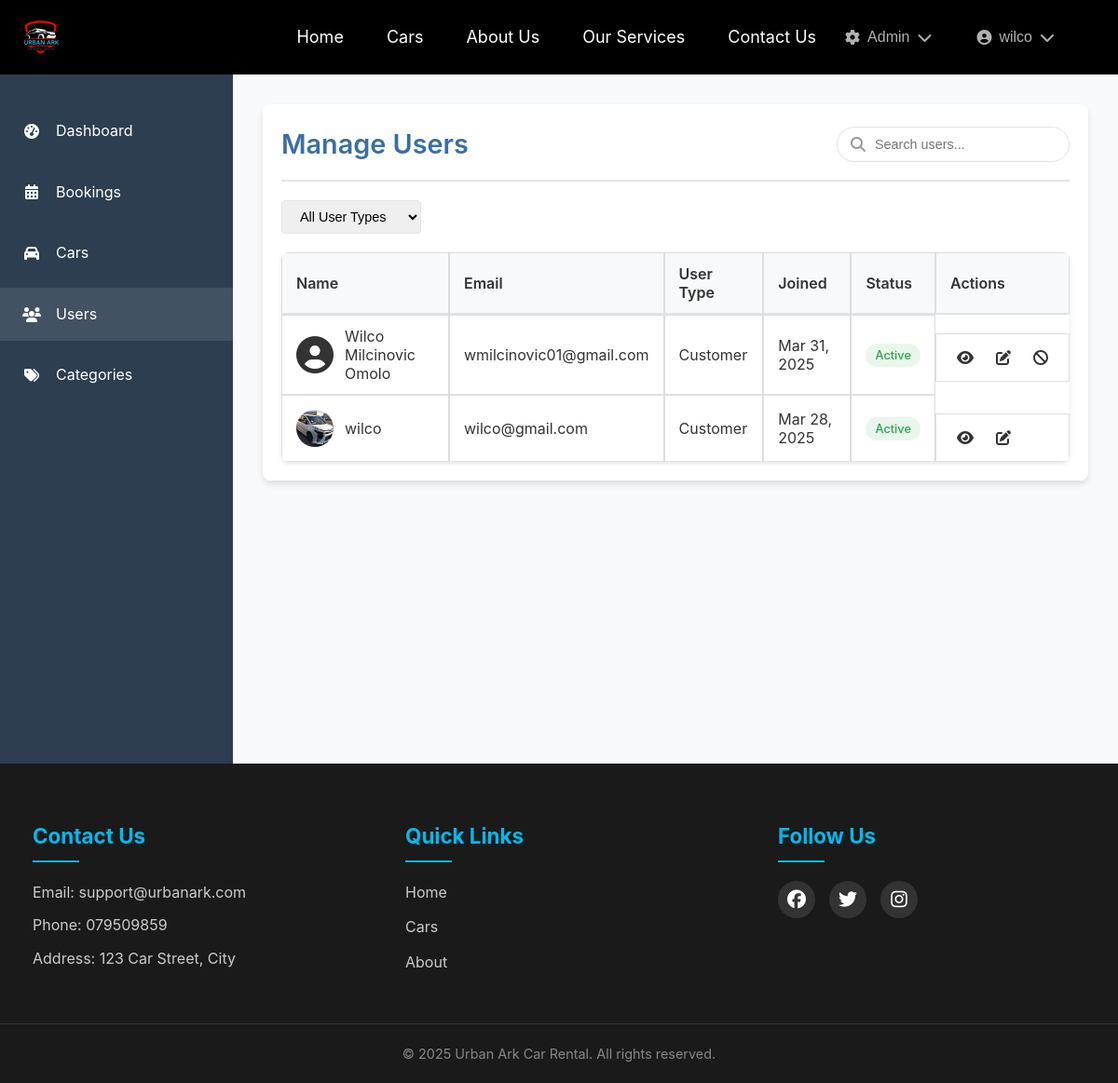
/cars/admin/users/ (signed in), run on an earlier commit of the app's database.
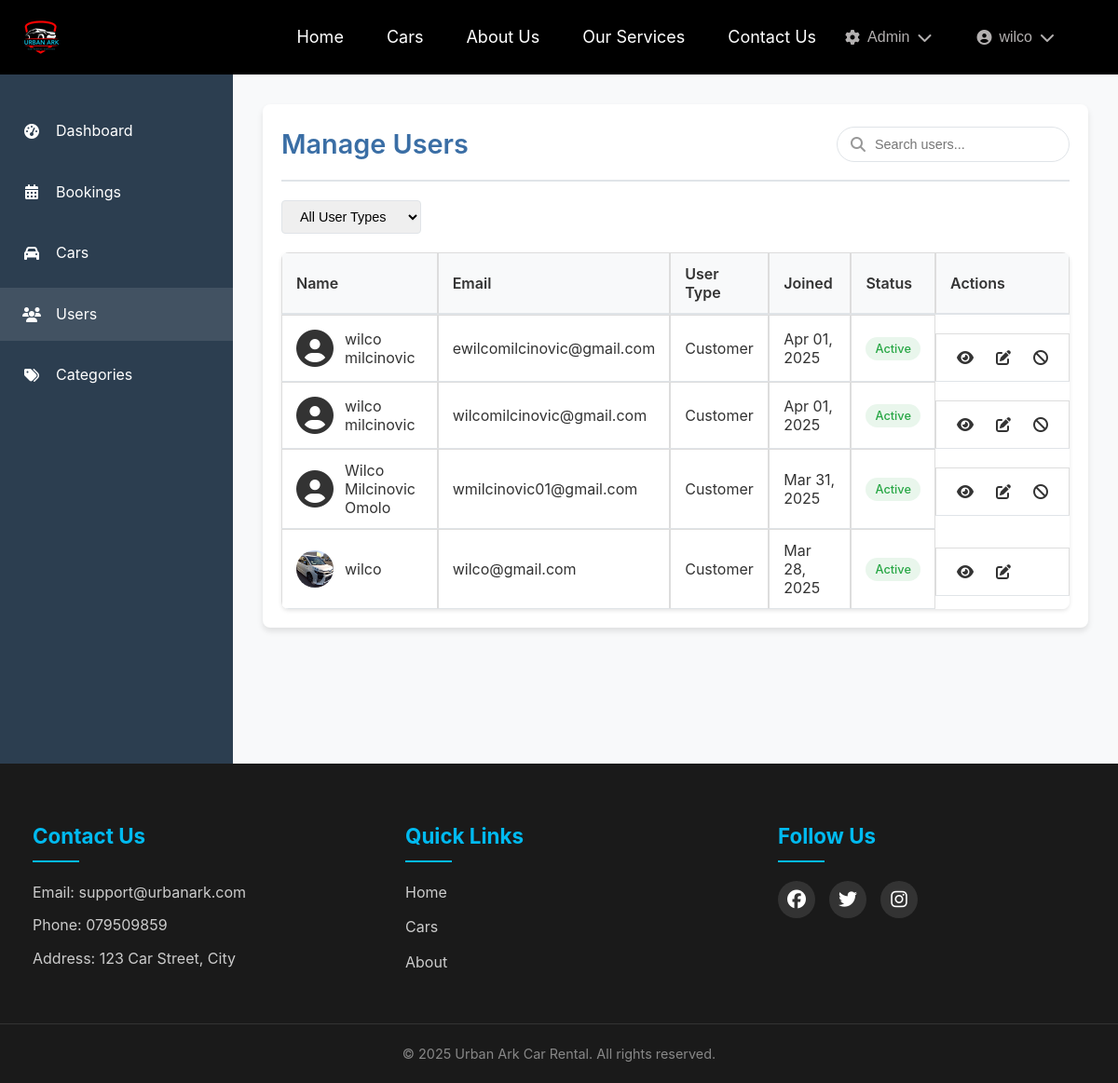
And on a later commit of the database.
### users/models.py (models this page shows, shortened)
class CustomUser(AbstractUser):
    USER_TYPE_CHOICES = (
        ('customer', 'Customer'),
        ('admin', 'Admin'),
        ('staff', 'Staff')
    )
    GENDER_CHOICES = [
        ('male', 'Male'),
        ('female', 'Female'),
        ('other', 'Other')
    ]
    user_type = models.CharField(max_length=20, choices=USER_TYPE_CHOICES, default='customer')
    email = models.EmailField(_('email address'), unique=True)
    gender = models.CharField(max_length=10, choices=GENDER_CHOICES, blank=True, null=True)
    date_of_birth = models.DateField(_('date of birth'), null=True, blank=True)
    profile_picture = models.ImageField(upload_to='profile_pics/', null=True, blank=True)
    is_verified = models.BooleanField(default=False)
    phone_regex = RegexValidator(
        regex=r'^\+?1?\d{9,15}$',
        message="Phone number must be entered in the format: '+999999999'. Up to 15 digits allowed."
    )
    phone_number = models.CharField(validators=[phone_regex], max_length=17, blank=True)
    emergency_contact = models.CharField(max_length=100, blank=True)
    emergency_phone = models.CharField(validators=[phone_regex], max_length=17, blank=True)
    street_address = models.CharField(max_length=255, blank=True)
    city = models.CharField(max_length=100, blank=True)
    postal_code = models.CharField(max_length=10, blank=True)
    country = models.CharField(max_length=100, blank=True)
    license_number = models.CharField(max_length=50, blank=True)
    license_country = models.CharField(max_length=100, blank=True)
    license_expiry = models.DateField(null=True, blank=True)
    license_image = models.ImageField(upload_to='licenses/', null=True, blank=True)
    has_international_permit = models.BooleanField(default=False)
    international_permit_number = models.CharField(max_length=50, blank=True)
    international_permit_expiry = models.DateField(null=True, blank=True)
    USERNAME_FIELD = 'email'
    REQUIRED_FIELDS = ['username']
    class Meta:
        verbose_name = _('user')
        verbose_name_plural = _('users')

class UserProfile(models.Model):
    GENDER_CHOICES = [
        ('male', 'Male'),
        ('female', 'Female'),
        ('other', 'Other')
    ]
    user = models.OneToOneField(CustomUser, on_delete=models.CASCADE, related_name='profile')
    address = models.TextField(blank=True, null=True)
    gender = models.CharField(max_length=10, choices=GENDER_CHOICES, blank=True, null=True)
    date_of_birth = models.DateField(null=True, blank=True)
    driver_license_number = models.CharField(max_length=50, blank=True, null=True)
    profile_picture = models.ImageField(
        upload_to='profile_pics/',
        null=True,
        blank=True
    )
    driving_license = models.CharField(max_length=50, blank=True)
    license_expiry = models.DateField(null=True, blank=True)
    emergency_contact = models.CharField(max_length=100, blank=True)
    emergency_phone = models.CharField(max_length=15, blank=True)
    class Meta:
        verbose_name = _('user profile')
        verbose_name_plural = _('user profiles')

### cars/views.py (the view, shortened to what this page needs)
# urls.py: path('admin/users/', views.admin_users_view, name='admin_users'),
@user_passes_test(is_admin)
def admin_users_view(request):
    users = CustomUser.objects.all().order_by('-date_joined')
    user_type = request.GET.get('user_type', '')
    search_query = request.GET.get('search', '')
    if user_type:
        users = users.filter(user_type=user_type)
    paginator = Paginator(users, 10)
    page = request.GET.get('page')
    users = paginator.get_page(page)
    return render(request, 'admin/users.html', {'users': users})

### cars/views.py (called while the page is built)
def is_admin(user):
    return user.is_authenticated and user.is_staff

### templates/admin/users.html (shortened to what this page needs)
{% extends 'admin/base_admin.html' %}
{% block admin_content %}
<div class="admin-users">
    <div class="page-header">
        <h1>Manage Users</h1>
        <div class="search-box">
            <input type="text" id="user-search" placeholder="Search users...">
            <i class="fas fa-search"></i>
        </div>
    </div>
    <div class="filters">
        <select id="user-type-filter" class="filter-select">
            <option value="">All User Types</option>
        </select>
    </div>
    <div class="table-responsive">
        <table class="admin-table">
            <thead>
                <tr>
                    <th>Name</th>
                    <th>Email</th>
                    <th>User Type</th>
                    <th>Joined</th>
                    <th>Status</th>
                    <th>Actions</th>
                </tr>
            </thead>
            <tbody>
                {% for user in users %}
                <tr>
                    <td>
                        <div class="user-info">
                            {% if user.profile.profile_picture %}
                            <img src="{{ user.profile.profile_picture.url }}" alt="Profile">
                            {% else %}
                            <i class="fas fa-user-circle"></i>
                            {% endif %}
                            <span>{{ user.get_full_name|default:user.username }}</span>
                        </div>
                    </td>
                    <td>{{ user.email }}</td>
                    <td>{{ user.user_type|title }}</td>
                    <td>{{ user.date_joined|date:"M d, Y" }}</td>
                    <td>
                        <span class="status-badge {{ user.is_active|yesno:'active,inactive' }}">
                            {{ user.is_active|yesno:'Active,Inactive' }}
                        </span>
                    </td>
                    <td class="actions">
                        <a href="{% url 'admin_user_detail' user.id %}" class="btn-icon">
                            <i class="fas fa-eye" title="View Details"></i>
                        </a>
                        <a href="{% url 'admin_user_edit' user.id %}" class="btn-icon">
                            <i class="fas fa-edit" title="Edit"></i>
                        </a>
                        {% if not user.is_superuser %}
                        <a href="{% url 'admin_user_toggle_status' user.id %}" class="btn-icon {{ user.is_active|yesno:'deactivate,activate' }}">
                            <i class="fas fa-{{ user.is_active|yesno:'ban,check' }}"
                               title="{{ user.is_active|yesno:'Deactivate,Activate' }}"></i>
                        </a>
                        {% endif %}
                    </td>
                </tr>
                {% endfor %}
            </tbody>
        </table>
    </div>
</div>
{% endblock %}

### templates/base.html (shortened to what this page needs)
<html lang="en">
<head>
    {% load static %}
    <link rel="stylesheet" href="{% static 'css/style.css' %}">
    <link rel="stylesheet" href="{% static 'css/home.css' %}">
    <link rel="stylesheet" href="{% static 'css/about.css' %}">
    <link rel="stylesheet" href="{% static 'css/contact.css' %}">
    <link rel="stylesheet" href="https://cdnjs.cloudflare.com/ajax/libs/font-awesome/6.7.2/css/all.min.css">
    {% block extra_css %}{% endblock %}
</head>
<body>
    <header class="header">
        <div class="logo-container">
            <a href="{% url 'home' %}">
                <img src="{% static 'img/logo.png' %}" alt="Urban Ark Logo" class="logo">
            </a>
        </div>
        <nav class="navbar">
            <div class="nav-links">
                <a href="{% url 'home' %}" class="{% if request.resolver_match.url_name == 'home' %}active{% endif %}">Home</a>
                <a href="{% url 'car_list' %}" class="{% if request.resolver_match.url_name == 'car_list' %}active{% endif %}">Cars</a>
                <a href="{% url 'about' %}" class="{% if request.resolver_match.url_name == 'about' %}active{% endif %}">About Us</a>
                <a href="{% url 'services' %}" class="{% if request.resolver_match.url_name == 'services' %}active{% endif %}">Our Services</a>
                <a href="{% url 'contact' %}" class="{% if request.resolver_match.url_name == 'contact' %}active{% endif %}">Contact Us</a>
            </div>
            {% if user.is_authenticated %}
            <div class="nav-right">
                {% if user.is_staff %}
                <div class="dropdown">
                    <button class="dropbtn">
                        <i class="fas fa-cog"></i> Admin
                        <i class="fas fa-chevron-down"></i>
                    </button>
                </div>
                {% endif %}
                <div class="dropdown">
                    <button class="dropbtn user-menu-btn">
                        {% if user.profile_picture %}
                            <img src="{{ user.profile_picture.url }}" alt="Profile" class="profile-pic">
                        {% else %}
                            <i class="fas fa-user-circle"></i>
                        {% endif %}
                        {{ user.get_full_name|default:user.username }}
                        <i class="fas fa-chevron-down"></i>
                    </button>
                </div>
            </div>
            {% else %}
            <div class="nav-right">
                <a href="{% url 'login' %}" class="login-btn">Login</a>
                <a href="{% url 'register' %}" class="register-btn">Register</a>
            </div>
            {% endif %}
        </nav>
    </header>
    <div class="content">
        {% block content %}
        {% endblock %}
    </div>
    <footer class="site-footer">
        <div class="footer-content">
            <div class="footer-section">
                <h3>Contact Us</h3>
                <p>Email: support@urbanark.com</p>
                <p>Phone: 079509859</p>
                <p>Address: 123 Car Street, City</p>
            </div>
            <div class="footer-section">
                <h3>Quick Links</h3>
                <ul>
                    <li><a href="{% url 'home' %}">Home</a></li>
                    <li><a href="{% url 'car_list' %}">Cars</a></li>
                    <li><a href="{% url 'about' %}">About</a></li>
                </ul>
            </div>
            <div class="footer-section">
                <h3>Follow Us</h3>
                <div class="social-links">
                    <a href="#"><i class="fab fa-facebook"></i></a>
                    <a href="#"><i class="fab fa-twitter"></i></a>
                    <a href="#"><i class="fab fa-instagram"></i></a>
                </div>
            </div>
        </div>
        <div class="footer-bottom">
            <p>&copy; <span id="year"></span> Urban Ark Car Rental. All rights reserved.</p>
        </div>
    </footer>
</body>
</html>

What changed in the data, as far as the page shows it:
added CustomUser: get_full_name "wilco milcinovic", email "ewilcomilcinovic@gmail.com", user_type "Customer", date_joined "Apr 01, 2025", is_active "Active"
added CustomUser: get_full_name "wilco milcinovic", email "wilcomilcinovic@gmail.com", user_type "Customer", date_joined "Apr 01, 2025", is_active "Active"
